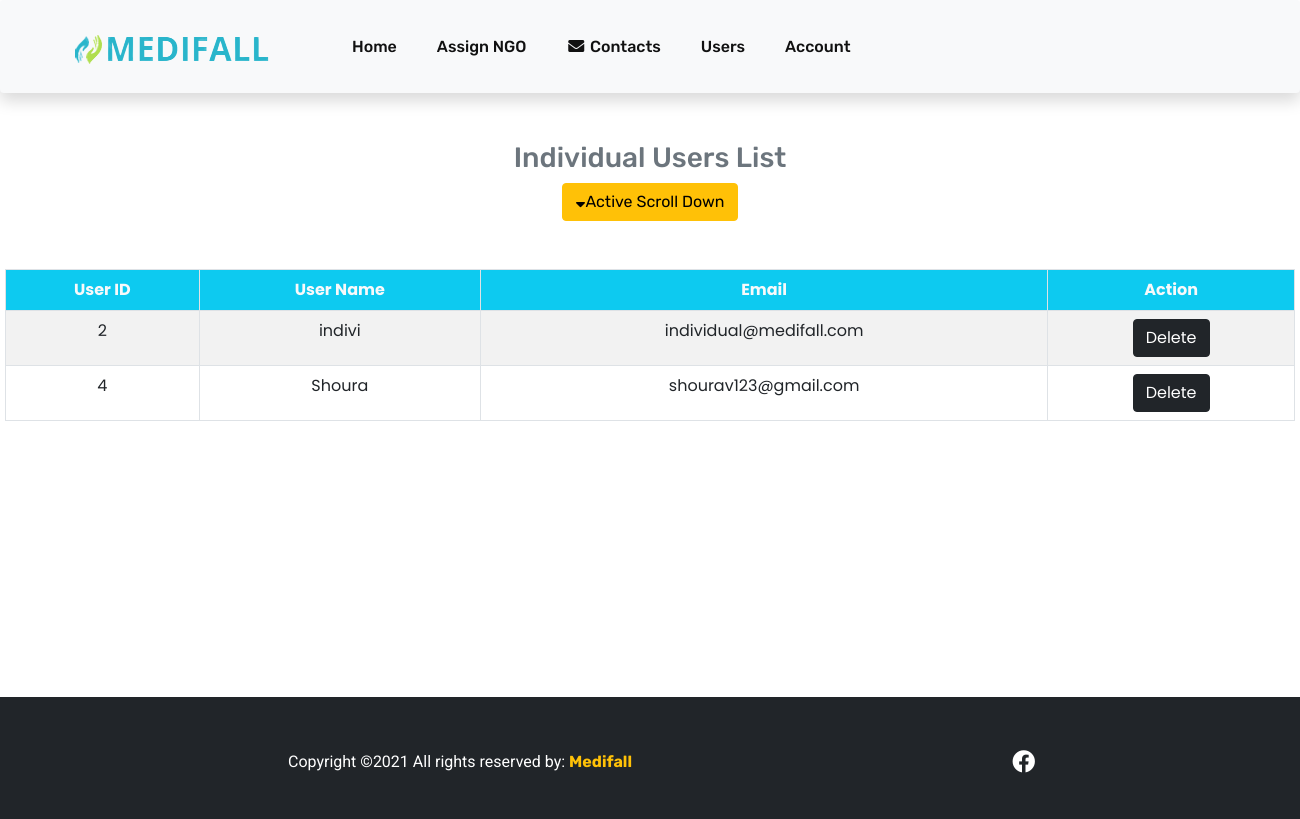
Screenshot of /admin/individual_users_list.php with the database file from the repository.
### tables this page shows
CREATE TABLE `individuallogin_tb` (
  `in_login_id` int(11) NOT NULL,
  `in_name` varchar(6) NOT NULL,
  `in_email` varchar(60) NOT NULL,
  `in_pass` varchar(60) NOT NULL
);

### admin/individual_users_list.php (the view, shortened to what this page needs)
<?php include('../dbconnect.php');
?>
<!DOCTYPE html>
<html>
<head>
    <?php include('../headerfooter/header.php'); ?>
    <link rel="stylesheet" type="text/css" href="../style.css">
</head>
<body>
    <?php include('includes/nav.php');?>
    <h3 class="text-center text-secondary mt-5">Individual Users List</h3>
    <div class="text-center"><a href="#scroll_down" class="btn btn-warning scroll_down"><i class="fas fa-sort-down"></i>Active Scroll Down</a>
	</div>
    <table class="table table-bordered table-striped mt-5">
        <thead class="text-light bg-info text-center">
            <tr>
                <th>User ID</th>
                <th>User Name</th>
                <th>Email</th>
                <th>Action</th>
            </tr>
        </thead>
        <tbody class="text-center">
            <?php
			$sql = "SELECT * FROM individuallogin_tb";
			$result= $conn->query($sql);
			if($result->num_rows>0){
				while ($row=$result->fetch_assoc()) {
					echo '<tr><td>'.$row["in_login_id"].'</td><td>';
					echo $row["in_name"].'</td><td>';
					echo $row["in_email"].'</td><td>';
					echo '<form method="POST" >';
					echo '<input type="submit" name="close" class="btn btn-dark ml-2" value="Delete"></input></td></tr>';
				}
			}
			?>
        </tbody>
    </table>
		<div class="empty_space">
	 </div>
      <?php include('includes/footer.php'); ?>
</body>
</html>

### style.css (style rules this page uses)
body, p, span { font-family: 'Roboto', sans-serif; }
h1,h2,h3,h4,h5,h6, a { font-family: 'Rubik', sans-serif; }
body { font-family: 'Poppins', sans-serif; }

### admin/individual_users_list.php (style rules this page uses)
.table { width: 1290px; margin-left: auto; margin-right: auto; }
.scroll_down { margin-left: auto; margin-right: auto; }
.empty_space { height:260px; }

### rows the page displays
individuallogin_tb: in_login_id "2", in_name "indivi", in_email "individual@medifall.com"
individuallogin_tb: in_login_id "4", in_name "Shoura", in_email "shourav123@gmail.com"
